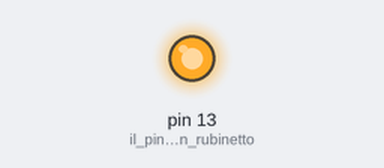
A sketch run on a simulated Arduino Uno, built with avr-gcc and run on an emulated ATmega328P. Shown: output pins drawn as LEDs (lit = HIGH).

Above: at 0.1 s.
At 3.1 s:
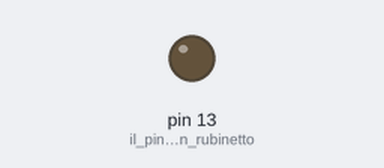
Timing chart, 0 to 4.6 s (numbered marks = the images above):
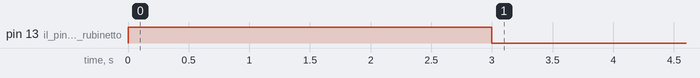

The sketch:

lab03_timer.ino
```cpp
void setup() {
  pinMode(13, OUTPUT);     // il pin 13 è un rubinetto
  digitalWrite(13, HIGH);  // apri l'acqua
  delay(3000);             // aspetta tre secondi
  digitalWrite(13, LOW);   // chiudi l'acqua
}

void loop() {
  // non deve fare niente... quindi non fa niente :-)
}
```
